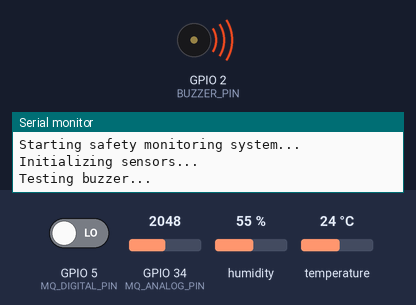
Bench run of a sketch on a simulated ESP32. Shown: buzzer (waves = sounding), the last lines printed to the serial monitor. The inputs (shaded band) are chosen by the test bench; at power-on: GPIO 5 (MQ_DIGITAL_PIN) LOW, GPIO 34 (MQ_ANALOG_PIN) = 2048, humidity 55 %, temperature 24 °C. WiFi joins after 1.5 s; servers stay silent unless stated.

Above: at 0.1 s.
At 0.6 s:
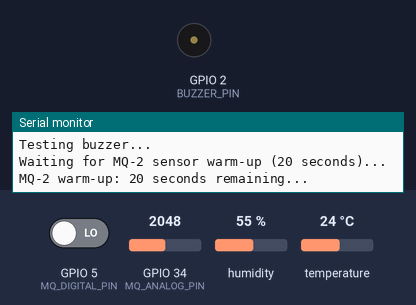
Timing chart, 0 to 2.1 s (numbered marks = the images above):
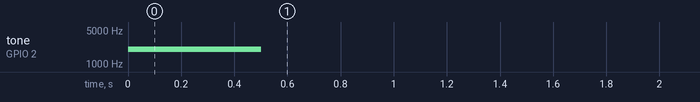

The sketch:

main.ino
```cpp
#include <WiFi.h>
#include <WebServer.h>
#include <DHT.h>

// Pin Definitions - Fixed for ESP32
#define DHTPIN 4         // DHT11 data pin connected to GPIO4
#define MQ_ANALOG_PIN 34 // MQ-2 analog output connected to GPIO34 (ADC1_6)
#define MQ_DIGITAL_PIN 5 // MQ-2 digital output connected to GPIO5
#define BUZZER_PIN 2     // Buzzer connected to GPIO2

// Sensor type
#define DHTTYPE DHT11

// Safety thresholds - Adjusted for ESP32 ADC range (0-4095)
#define MAX_TEMP 35.0
#define MIN_HUMIDITY 20.0
#define GAS_ALARM_THRESHOLD 1000  // Adjusted for ESP32's 12-bit ADC

// Buzzer configuration
#define BUZZER_FREQUENCY 2000

// Network credentials
const char* ssid = "WE_8CA4D2";
const char* password = "j9n04550!2";

DHT dht(DHTPIN, DHTTYPE);
WebServer server(80);

void setup() {
  Serial.begin(115200);
  Serial.println("\nStarting safety monitoring system...");

  initializeSensors();
  connectToWiFi();
  setupWebServer();

  Serial.println("System initialization complete!");
}

void loop() {
  server.handleClient();

  // Debug output every 5 seconds to verify sensor readings
  static unsigned long lastDebugTime = 0;
  if (millis() - lastDebugTime > 5000) {
    lastDebugTime = millis();
    debugSensorValues();
  }
}

void initializeSensors() {
  Serial.println("Initializing sensors...");

  // Initialize DHT sensor
  dht.begin();

  // Configure pins
  pinMode(MQ_DIGITAL_PIN, INPUT);
  pinMode(BUZZER_PIN, OUTPUT);
  digitalWrite(BUZZER_PIN, LOW);

  // Test buzzer
  Serial.println("Testing buzzer...");
  tone(BUZZER_PIN, BUZZER_FREQUENCY);
  delay(500);
  noTone(BUZZER_PIN);

  Serial.println("Waiting for MQ-2 sensor warm-up (20 seconds)...");
  // Warm-up delay for MQ-2
  for (int i = 20; i > 0; i--) {
    Serial.printf("MQ-2 warm-up: %d seconds remaining...\n", i);
    delay(1000);
  }

  Serial.println("Sensors initialized!");
}

void connectToWiFi() {
  Serial.printf("Connecting to WiFi network: %s\n", ssid);

  WiFi.begin(ssid, password);

  int attempts = 0;
  while (WiFi.status() != WL_CONNECTED && attempts < 20) {
    delay(500);
    Serial.print(".");
    attempts++;
  }

  if (WiFi.status() == WL_CONNECTED) {
    Serial.println("\nWiFi connected successfully!");
    Serial.print("IP address: ");
    Serial.println(WiFi.localIP());
  } else {
    Serial.println("\nWiFi connection failed! Operating in offline mode.");
  }
}

void setupWebServer() {
  server.on("/", handleRoot);
  server.on("/data", handleSensorData);
  server.onNotFound(handleNotFound);
  server.begin();
  Serial.println("Web server started");
}

void handleRoot() {
  String html = R"rawliteral(
<!DOCTYPE html>
<html lang="ar">
<head>
  <meta charset="UTF-8">
  <meta name="viewport" content="width=device-width, initial-scale=1.0">
  <title>لوحة مراقبة الحساسات</title>
  <style>
    body {
      margin: 0;
      padding: 0;
      font-family: 'Cairo', sans-serif;
      background: linear-gradient(135deg, #0f2027, #203a43, #2c5364);
      color: #ffffff;
      display: flex;
      flex-direction: column;
      align-items: center;
      justify-content: start;
      min-height: 100vh;
      padding: 20px;
    }
    h1 {
      margin: 20px 0;
      font-size: 2em;
      text-align: center;
    }
    .dashboard {
      display: grid;
      grid-template-columns: repeat(auto-fit, minmax(250px, 1fr));
      gap: 20px;
      width: 100%;
      max-width: 900px;
      margin-top: 20px;
    }
    .card {
      background: #1e293b;
      border-radius: 15px;
      padding: 30px;
      box-shadow: 0 4px 15px rgba(0,0,0,0.3);
      text-align: center;
      transition: transform 0.3s;
    }
    .card:hover {
      transform: translateY(-5px);
    }
    .icon {
      font-size: 3em;
      margin-bottom: 15px;
    }
    .value {
      font-size: 2.5em;
      margin: 10px 0;
    }
    .label {
      color: #b0bec5;
      font-size: 1em;
    }
    .unsafe {
      background: #ff5252;
      animation: blink 1s infinite;
    }
    @keyframes blink {
      0% { opacity: 1; }
      50% { opacity: 0.6; }
      100% { opacity: 1; }
    }
    .alert-banner {
      background-color: #ff5252;
      color: white;
      font-size: 1.5em;
      padding: 10px;
      width: 100%;
      text-align: center;
      display: none;
      animation: blink 1s infinite;
      position: fixed;
      top: 0;
      left: 0;
      z-index: 100;
    }
    .refresh-button {
      background-color: #4CAF50;
      color: white;
      border: none;
      padding: 10px 20px;
      font-size: 1.2em;
      cursor: pointer;
      border-radius: 5px;
      margin-top: 20px;
    }
    .refresh-button:hover {
      background-color: #45a049;
    }
  </style>
</head>
<body>
  <h1>🛡️ لوحة مراقبة الحساسات</h1>
  <div class="alert-banner" id="alertBanner">تحذير: حالة غير آمنة!</div>

  <div class="dashboard">
    <div class="card" id="tempCard">
      <div class="icon">🌡️</div>
      <div class="value" id="temp">-- °C</div>
      <div class="label">درجة الحرارة</div>
    </div>
    <div class="card" id="humCard">
      <div class="icon">💧</div>
      <div class="value" id="hum">-- %</div>
      <div class="label">الرطوبة</div>
    </div>
    <div class="card" id="gasCard">
      <div class="icon">💨</div>
      <div class="value" id="gas">--</div>
      <div class="label">مستوى الغاز</div>
    </div>
  </div>

  <button class="refresh-button" onclick="fetchData()">تحديث الآن</button>

  <script>
    async function fetchData() {
      try {
        const response = await fetch('/data');
        if (!response.ok) throw new Error('Network error');

        const data = await response.json();

        // Update the values on the page
        document.getElementById('temp').textContent = data.temp + " °C";
        document.getElementById('hum').textContent = data.hum + " %";
        document.getElementById('gas').textContent = data.gas;

        // Check for unsafe conditions
        const unsafe = data.tempAlarm || data.humAlarm || data.gasAlarm;

        // Update card styles
        document.getElementById('tempCard').classList.toggle('unsafe', data.tempAlarm);
        document.getElementById('humCard').classList.toggle('unsafe', data.humAlarm);
        document.getElementById('gasCard').classList.toggle('unsafe', data.gasAlarm);

        // Show/hide alert banner
        document.getElementById('alertBanner').style.display = unsafe ? 'block' : 'none';

      } catch (error) {
        console.error('Error fetching data:', error);
      }
    }

    // Fetch data every 3 seconds automatically
    setInterval(fetchData, 3000);
    fetchData(); // Initial fetch when the page loads
  </script>
</body>
</html>
  )rawliteral";

  server.send(200, "text/html", html);
}

void handleSensorData() {
  float humidity = dht.readHumidity();
  float temperature = dht.readTemperature();
  int gasValue = analogRead(MQ_ANALOG_PIN);
  bool gasDigitalValue = digitalRead(MQ_DIGITAL_PIN) == LOW; // LOW means gas detected

  // Check if sensor readings are valid
  if (isnan(humidity) || isnan(temperature)) {
    Serial.println("Failed to read from DHT sensor!");
    humidity = 0;
    temperature = 0;
  }

  // Check safety thresholds
  bool tempAlarm = temperature > MAX_TEMP;
  bool humAlarm = humidity < MIN_HUMIDITY;
  bool gasAlarm = gasValue > GAS_ALARM_THRESHOLD || gasDigitalValue;
  bool anyAlarm = tempAlarm || humAlarm || gasAlarm;

  // Control buzzer
  if (anyAlarm) {
    tone(BUZZER_PIN, BUZZER_FREQUENCY);
  } else {
    noTone(BUZZER_PIN);
  }

  // Prepare JSON response
  String json = "{";
  json += "\"temp\":" + String(temperature, 1) + ",";
  json += "\"tempAlarm\":" + String(tempAlarm) + ",";
  json += "\"hum\":" + String(humidity, 1) + ",";
  json += "\"humAlarm\":" + String(humAlarm) + ",";
  json += "\"gas\":" + String(gasValue) + ",";
  json += "\"gasAlarm\":" + String(gasAlarm);
  json += "}";

  server.send(200, "application/json", json);
}

void handleNotFound() {
  server.send(404, "text/plain", "404: Not found");
}

void debugSensorValues() {
  float humidity = dht.readHumidity();
  float temperature = dht.readTemperature();
  int gasValue = analogRead(MQ_ANALOG_PIN);
  bool gasDigitalValue = digitalRead(MQ_DIGITAL_PIN) == LOW;

  Serial.println("---- DEBUG SENSOR VALUES ----");
  Serial.printf("Temperature: %.1f °C\n", temperature);
  Serial.printf("Humidity: %.1f %%\n", humidity);
  Serial.printf("Gas Value (Analog): %d\n", gasValue);
  Serial.printf("Gas Detected (Digital): %s\n", gasDigitalValue ? "YES" : "NO");
  Serial.println("----------------------------");
}
```
